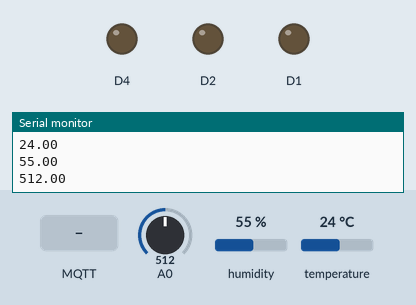
This sketch was run on a simulated ESP8266 (NodeMCU). Shown: output pins drawn as LEDs (lit = HIGH), the last lines printed to the serial monitor. Inputs (shaded band) come from the test bench; at power-on: A0 = 512, humidity 55 %, temperature 24 °C. WiFi joins after 1.5 s; servers stay silent unless stated; random numbers use the default seed unless the sketch sets one; no MQTT or app messages arrive unless stated.

Above: at 2.7 s.
2.8 s: MQTT message "1" arrives on the first subscribed topic
At 4.2 s:
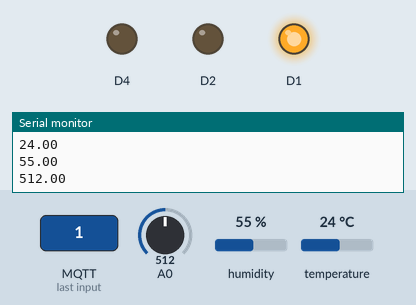
5.1 s: MQTT message "1" arrives on the second subscribed topic
At 6.6 s:
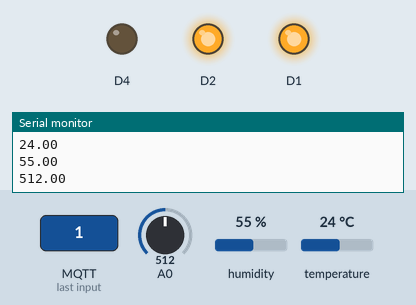
7.1 s: MQTT message "on" arrives on the first subscribed topic
At 8.8 s:
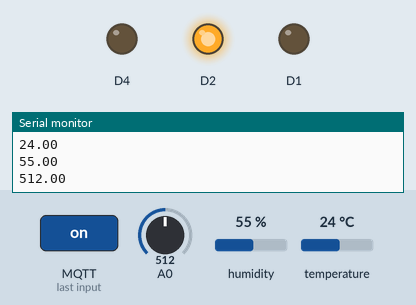
9.1 s: MQTT message "0" arrives on the second subscribed topic
At 10.3 s:
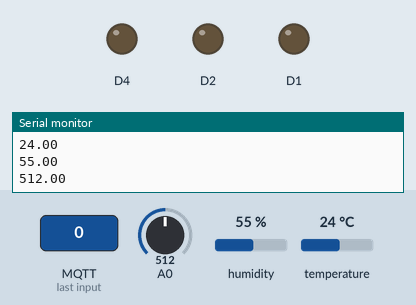
Timing chart, 0 to 12.1 s (numbered marks = the images above; inputs shaded):
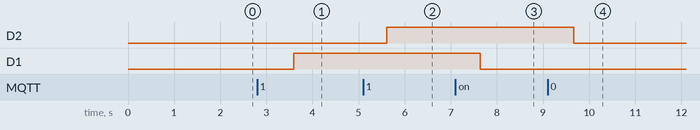

Measured:
- after the input at 2.8 s, D1: LOW → HIGH after 0.79 s
- after the input at 5.1 s, D2: LOW → HIGH after 0.52 s
- after the input at 7.1 s, D1: HIGH → LOW after 0.54 s
- after the input at 9.1 s, D2: HIGH → LOW after 0.57 s

The sketch:

appliance.ino
```cpp
#include <DHT.h>
#include <ESP8266WiFi.h>
#include <PubSubClient.h>
#include <Arduino_JSON.h>

#define dht_pin D5
#define dht_type DHT11

DHT dht(dht_pin, dht_type);
const char* ssid = "1";
const char* password = "123456789";
const char* mqtt_server ="192.168.140.191";

WiFiClient espClient;
PubSubClient client(espClient);

#define MSG_BUFFER_SIZE  (50)
char msg[MSG_BUFFER_SIZE];
char temp_str[50];
char humi_str[50];
char light_str[50];
char messageBuff[100];    //tạo ra 1 mảng để chứa chuỗi muốn gửi đi
int value = 0;

void setup_wifi() {
  delay(10);
  Serial.println();
  Serial.print("Connecting to ");
  Serial.println(ssid);

  WiFi.mode(WIFI_STA);
  WiFi.begin(ssid, password);

  while (WiFi.status() != WL_CONNECTED) {
    delay(500);
    Serial.print(".");
  }

  randomSeed(micros());

  Serial.println("");
  Serial.println("WiFi connected");
  Serial.println("IP address: ");
  Serial.println(WiFi.localIP());
}

#define sub1 "led"
#define sub2 "tv"
void callback(char* topic, byte* payload, unsigned int length) {
  Serial.print("Message arrived [");
  Serial.print(topic);
  Serial.print("] ");
if (strstr(topic,sub1)){                      // lệnh strstr là tìm kiếm trong topic có sub1 hay không
    for (int i = 0; i < length; i++) {
      Serial.print((char)payload[i]);
    }
    Serial.println();
    if ((char)payload[0] == '1') {
      digitalWrite(D1, HIGH);                  // Turn the LED on
    } else {
      digitalWrite(D1, LOW);                 // Turn the LED off
    }
  }

  else if ( strstr(topic,sub2))
  {
    for (int i = 0; i < length; i++) {
      Serial.print((char)payload[i]);
    }
    Serial.println();
    // Switch on the LED if an 1 was received as first character
    if ((char)payload[0] == '1') {
      digitalWrite(D2, HIGH);   // Turn the LED on (Note that LOW is the voltage level
    } else {
      digitalWrite(D2, LOW);  // Turn the LED off by making the voltage HIGH
    }
  }
}

void reconnect() {
  // Loop until we're reconnected
  while (!client.connected()) {
    Serial.println("Attempting MQTT connection...");
    // Create a random client ID
    String clientId = "ESP8266Client-";
    clientId += String(random(0xffff), HEX);

    // Attempt to connect
    if (client.connect(clientId.c_str())) {
      client.subscribe(sub1);
      client.subscribe(sub2);
    } else {
      Serial.println(" try again in 2 seconds");
      delay(1000);
    }
  }
}

void setup() {
  pinMode(BUILTIN_LED, OUTPUT);     // Initialize the BUILTIN_LED pin as an output
  pinMode(D1, OUTPUT);
  pinMode(D2, OUTPUT);
  Serial.begin(115200);
  setup_wifi();
  client.setServer(mqtt_server, 1883);
  client.setCallback(callback);
  dht.begin();
}


JSONVar data;       //lưu trữ giá trị cảm biến dưới dạng json
void loop() {
  if (!client.connected()) {
    reconnect();
  }
  client.loop();
    float temp = dht.readTemperature();
    float humi = dht.readHumidity();
    float light = analogRead(A0);
    int state_1 = digitalRead(D1);
    int state_2 = digitalRead(D2);

    data["temperature"] = temp;
    data["humidity"] = humi;
    data["light"] = light;
    data["state_1"] = state_1;
    data["state_2"] = state_2;

    Serial.println(state_1);
    Serial.println(state_2);
    Serial.println();

    Serial.println(temp);
    Serial.println(humi);
    Serial.println(light);

    String jsonString = JSON.stringify(data);
    client.publish("sensor", jsonString.c_str());
        delay(1000);
        }
```
